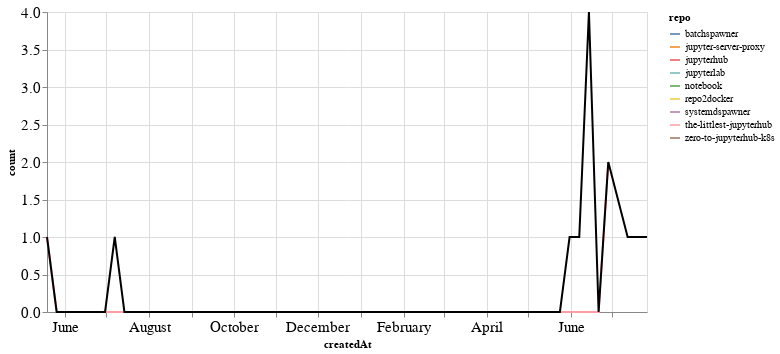

Write notebook code for a chart like this one.
### Markdown cell above
## PRs

### Code cell
prs_time = prs.groupby('repo').resample('W', on='createdAt').count()['author'].reset_index()
prs_time = prs_time.rename(columns={'author': 'count'})
prs_time_total = prs_time.groupby('createdAt').agg({"count": "sum"}).reset_index()

ch1 = alt.Chart(prs_time, width=600).mark_line().encode(
    x='createdAt',
    y='count',
    color='repo',
    tooltip="repo"
)

ch2 = alt.Chart(prs_time_total, width=600).mark_line(color="black").encode(
    x='createdAt',
    y='count',
)

ch1 + ch2

### Figure 1 — Vega-Lite specification as saved in the notebook (floating-point values rounded to 4 significant figures)
{"config": {"axisLeft": {"labelFontSize": 15}, "axisBottom": {"labelFontSize": 15}}, "layer": [{"data": {"name": "data-dca1c9f0fc3819fb0bf46bc9fd1b77c8"}, "mark": "line", "encoding": {"color": {"type": "nominal", "field": "repo"}, "tooltip": {"type": "nominal", "field": "repo"}, "x": {"type": "temporal", "field": "createdAt"}, "y": {"type": "quantitative", "field": "count"}}, "width": 600}, {"data": {"name": "data-aecc3f7e5b9f062ff42c6019e975f200"}, "mark": {"type": "line", "color": "black"}, "encoding": {"x": {"type": "temporal", "field": "createdAt"}, "y": {"type": "quantitative", "field": "count"}}, "width": 600}], "$schema": "https://vega.github.io/schema/vega-lite/v4.8.1.json", "datasets": {"data-dca1c9f0fc3819fb0bf46bc9fd1b77c8": [{"repo": "batchspawner", "createdAt": "2020-06-07T00:00:00", "count": 1}, {"repo": "jupyter-server-proxy", "createdAt": "2020-06-14T00:00:00", "count": 1}, {"repo": "jupyterhub", "createdAt": "2020-07-12T00:00:00", "count": 1}, {"repo": "jupyterlab", "createdAt": "2020-05-31T00:00:00", "count": 1}, {"repo": "notebook", "createdAt": "2019-07-07T00:00:00", "count": 1}, {"repo": "repo2docker", "createdAt": "2020-06-14T00:00:00", "count": 1}, {"repo": "systemdspawner", "createdAt": "2020-07-26T00:00:00", "count": 1}, {"repo": "the-littlest-jupyterhub", "createdAt": "2019-05-19T00:00:00", "count": 1}, {"repo": "the-littlest-jupyterhub", "createdAt": "2019-05-26T00:00:00", "count": 0}, {"repo": "the-littlest-jupyterhub", "createdAt": "2019-06-02T00:00:00", "count": 0}, {"repo": "the-littlest-jupyterhub", "createdAt": "2019-06-09T00:00:00", "count": 0}, {"repo": "the-littlest-jupyterhub", "createdAt": "2019-06-16T00:00:00", "count": 0}, {"repo": "the-littlest-jupyterhub", "createdAt": "2019-06-23T00:00:00", "count": 0}, {"repo": "the-littlest-jupyterhub", "createdAt": "2019-06-30T00:00:00", "count": 0}, {"repo": "the-littlest-jupyterhub", "createdAt": "2019-07-07T00:00:00", "count": 0}, {"repo": "the-littlest-jupyterhub", "createdAt": "2019-07-14T00:00:00", "count": 0}, {"repo": "the-littlest-jupyterhub", "createdAt": "2019-07-21T00:00:00", "count": 0}, {"repo": "the-littlest-jupyterhub", "createdAt": "2019-07-28T00:00:00", "count": 0}, {"repo": "the-littlest-jupyterhub", "createdAt": "2019-08-04T00:00:00", "count": 0}, {"repo": "the-littlest-jupyterhub", "createdAt": "2019-08-11T00:00:00", "count": 0}, {"repo": "the-littlest-jupyterhub", "createdAt": "2019-08-18T00:00:00", "count": 0}, {"repo": "the-littlest-jupyterhub", "createdAt": "2019-08-25T00:00:00", "count": 0}, {"repo": "the-littlest-jupyterhub", "createdAt": "2019-09-01T00:00:00", "count": 0}, {"repo": "the-littlest-jupyterhub", "createdAt": "2019-09-08T00:00:00", "count": 0}, {"repo": "the-littlest-jupyterhub", "createdAt": "2019-09-15T00:00:00", "count": 0}, {"repo": "the-littlest-jupyterhub", "createdAt": "2019-09-22T00:00:00", "count": 0}, {"repo": "the-littlest-jupyterhub", "createdAt": "2019-09-29T00:00:00", "count": 0}, {"repo": "the-littlest-jupyterhub", "createdAt": "2019-10-06T00:00:00", "count": 0}, {"repo": "the-littlest-jupyterhub", "createdAt": "2019-10-13T00:00:00", "count": 0}, {"repo": "the-littlest-jupyterhub", "createdAt": "2019-10-20T00:00:00", "count": 0}, {"repo": "the-littlest-jupyterhub", "createdAt": "2019-10-27T00:00:00", "count": 0}, {"repo": "the-littlest-jupyterhub", "createdAt": "2019-11-03T00:00:00", "count": 0}, {"repo": "the-littlest-jupyterhub", "createdAt": "2019-11-10T00:00:00", "count": 0}, {"repo": "the-littlest-jupyterhub", "createdAt": "2019-11-17T00:00:00", "count": 0}, {"repo": "the-littlest-jupyterhub", "createdAt": "2019-11-24T00:00:00", "count": 0}, {"repo": "the-littlest-jupyterhub", "createdAt": "2019-12-01T00:00:00", "count": 0}, {"repo": "the-littlest-jupyterhub", "createdAt": "2019-12-08T00:00:00", "count": 0}, {"repo": "the-littlest-jupyterhub", "createdAt": "2019-12-15T00:00:00", "count": 0}, {"repo": "the-littlest-jupyterhub", "createdAt": "2019-12-22T00:00:00", "count": 0}, {"repo": "the-littlest-jupyterhub", "createdAt": "2019-12-29T00:00:00", "count": 0}, {"repo": "the-littlest-jupyterhub", "createdAt": "2020-01-05T00:00:00", "count": 0}, {"repo": "the-littlest-jupyterhub", "createdAt": "2020-01-12T00:00:00", "count": 0}, {"repo": "the-littlest-jupyterhub", "createdAt": "2020-01-19T00:00:00", "count": 0}, {"repo": "the-littlest-jupyterhub", "createdAt": "2020-01-26T00:00:00", "count": 0}, {"repo": "the-littlest-jupyterhub", "createdAt": "2020-02-02T00:00:00", "count": 0}, {"repo": "the-littlest-jupyterhub", "createdAt": "2020-02-09T00:00:00", "count": 0}, {"repo": "the-littlest-jupyterhub", "createdAt": "2020-02-16T00:00:00", "count": 0}, {"repo": "the-littlest-jupyterhub", "createdAt": "2020-02-23T00:00:00", "count": 0}, {"repo": "the-littlest-jupyterhub", "createdAt": "2020-03-01T00:00:00", "count": 0}, {"repo": "the-littlest-jupyterhub", "createdAt": "2020-03-08T00:00:00", "count": 0}, {"repo": "the-littlest-jupyterhub", "createdAt": "2020-03-15T00:00:00", "count": 0}, {"repo": "the-littlest-jupyterhub", "createdAt": "2020-03-22T00:00:00", "count": 0}, {"repo": "the-littlest-jupyterhub", "createdAt": "2020-03-29T00:00:00", "count": 0}, {"repo": "the-littlest-jupyterhub", "createdAt": "2020-04-05T00:00:00", "count": 0}, {"repo": "the-littlest-jupyterhub", "createdAt": "2020-04-12T00:00:00", "count": 0}, {"repo": "the-littlest-jupyterhub", "createdAt": "2020-04-19T00:00:00", "count": 0}, {"repo": "the-littlest-jupyterhub", "createdAt": "2020-04-26T00:00:00", "count": 0}, {"repo": "the-littlest-jupyterhub", "createdAt": "2020-05-03T00:00:00", "count": 0}, {"repo": "the-littlest-jupyterhub", "createdAt": "2020-05-10T00:00:00", "count": 0}, {"repo": "the-littlest-jupyterhub", "createdAt": "2020-05-17T00:00:00", "count": 0}, {"repo": "the-littlest-jupyterhub", "createdAt": "2020-05-24T00:00:00", "count": 0}, {"repo": "the-littlest-jupyterhub", "createdAt": "2020-05-31T00:00:00", "count": 0}, {"repo": "the-littlest-jupyterhub", "createdAt": "2020-06-07T00:00:00", "count": 0}, {"repo": "the-littlest-jupyterhub", "createdAt": "2020-06-14T00:00:00", "count": 0}, {"repo": "the-littlest-jupyterhub", "createdAt": "2020-06-21T00:00:00", "count": 0}, {"repo": "the-littlest-jupyterhub", "createdAt": "2020-06-28T00:00:00", "count": 2}, {"repo": "zero-to-jupyterhub-k8s", "createdAt": "2020-06-14T00:00:00", "count": 2}], "data-aecc3f7e5b9f062ff42c6019e975f200": [{"createdAt": "2019-05-19T00:00:00", "count": 1}, {"createdAt": "2019-05-26T00:00:00", "count": 0}, {"createdAt": "2019-06-02T00:00:00", "count": 0}, {"createdAt": "2019-06-09T00:00:00", "count": 0}, {"createdAt": "2019-06-16T00:00:00", "count": 0}, {"createdAt": "2019-06-23T00:00:00", "count": 0}, {"createdAt": "2019-06-30T00:00:00", "count": 0}, {"createdAt": "2019-07-07T00:00:00", "count": 1}, {"createdAt": "2019-07-14T00:00:00", "count": 0}, {"createdAt": "2019-07-21T00:00:00", "count": 0}, {"createdAt": "2019-07-28T00:00:00", "count": 0}, {"createdAt": "2019-08-04T00:00:00", "count": 0}, {"createdAt": "2019-08-11T00:00:00", "count": 0}, {"createdAt": "2019-08-18T00:00:00", "count": 0}, {"createdAt": "2019-08-25T00:00:00", "count": 0}, {"createdAt": "2019-09-01T00:00:00", "count": 0}, {"createdAt": "2019-09-08T00:00:00", "count": 0}, {"createdAt": "2019-09-15T00:00:00", "count": 0}, {"createdAt": "2019-09-22T00:00:00", "count": 0}, {"createdAt": "2019-09-29T00:00:00", "count": 0}, {"createdAt": "2019-10-06T00:00:00", "count": 0}, {"createdAt": "2019-10-13T00:00:00", "count": 0}, {"createdAt": "2019-10-20T00:00:00", "count": 0}, {"createdAt": "2019-10-27T00:00:00", "count": 0}, {"createdAt": "2019-11-03T00:00:00", "count": 0}, {"createdAt": "2019-11-10T00:00:00", "count": 0}, {"createdAt": "2019-11-17T00:00:00", "count": 0}, {"createdAt": "2019-11-24T00:00:00", "count": 0}, {"createdAt": "2019-12-01T00:00:00", "count": 0}, {"createdAt": "2019-12-08T00:00:00", "count": 0}, {"createdAt": "2019-12-15T00:00:00", "count": 0}, {"createdAt": "2019-12-22T00:00:00", "count": 0}, {"createdAt": "2019-12-29T00:00:00", "count": 0}, {"createdAt": "2020-01-05T00:00:00", "count": 0}, {"createdAt": "2020-01-12T00:00:00", "count": 0}, {"createdAt": "2020-01-19T00:00:00", "count": 0}, {"createdAt": "2020-01-26T00:00:00", "count": 0}, {"createdAt": "2020-02-02T00:00:00", "count": 0}, {"createdAt": "2020-02-09T00:00:00", "count": 0}, {"createdAt": "2020-02-16T00:00:00", "count": 0}, {"createdAt": "2020-02-23T00:00:00", "count": 0}, {"createdAt": "2020-03-01T00:00:00", "count": 0}, {"createdAt": "2020-03-08T00:00:00", "count": 0}, {"createdAt": "2020-03-15T00:00:00", "count": 0}, {"createdAt": "2020-03-22T00:00:00", "count": 0}, {"createdAt": "2020-03-29T00:00:00", "count": 0}, {"createdAt": "2020-04-05T00:00:00", "count": 0}, {"createdAt": "2020-04-12T00:00:00", "count": 0}, {"createdAt": "2020-04-19T00:00:00", "count": 0}, {"createdAt": "2020-04-26T00:00:00", "count": 0}, {"createdAt": "2020-05-03T00:00:00", "count": 0}, {"createdAt": "2020-05-10T00:00:00", "count": 0}, {"createdAt": "2020-05-17T00:00:00", "count": 0}, {"createdAt": "2020-05-24T00:00:00", "count": 0}, {"createdAt": "2020-05-31T00:00:00", "count": 1}, {"createdAt": "2020-06-07T00:00:00", "count": 1}, {"createdAt": "2020-06-14T00:00:00", "count": 4}, {"createdAt": "2020-06-21T00:00:00", "count": 0}, {"createdAt": "2020-06-28T00:00:00", "count": 2}, {"createdAt": "2020-07-12T00:00:00", "count": 1}, {"createdAt": "2020-07-26T00:00:00", "count": 1}]}}
